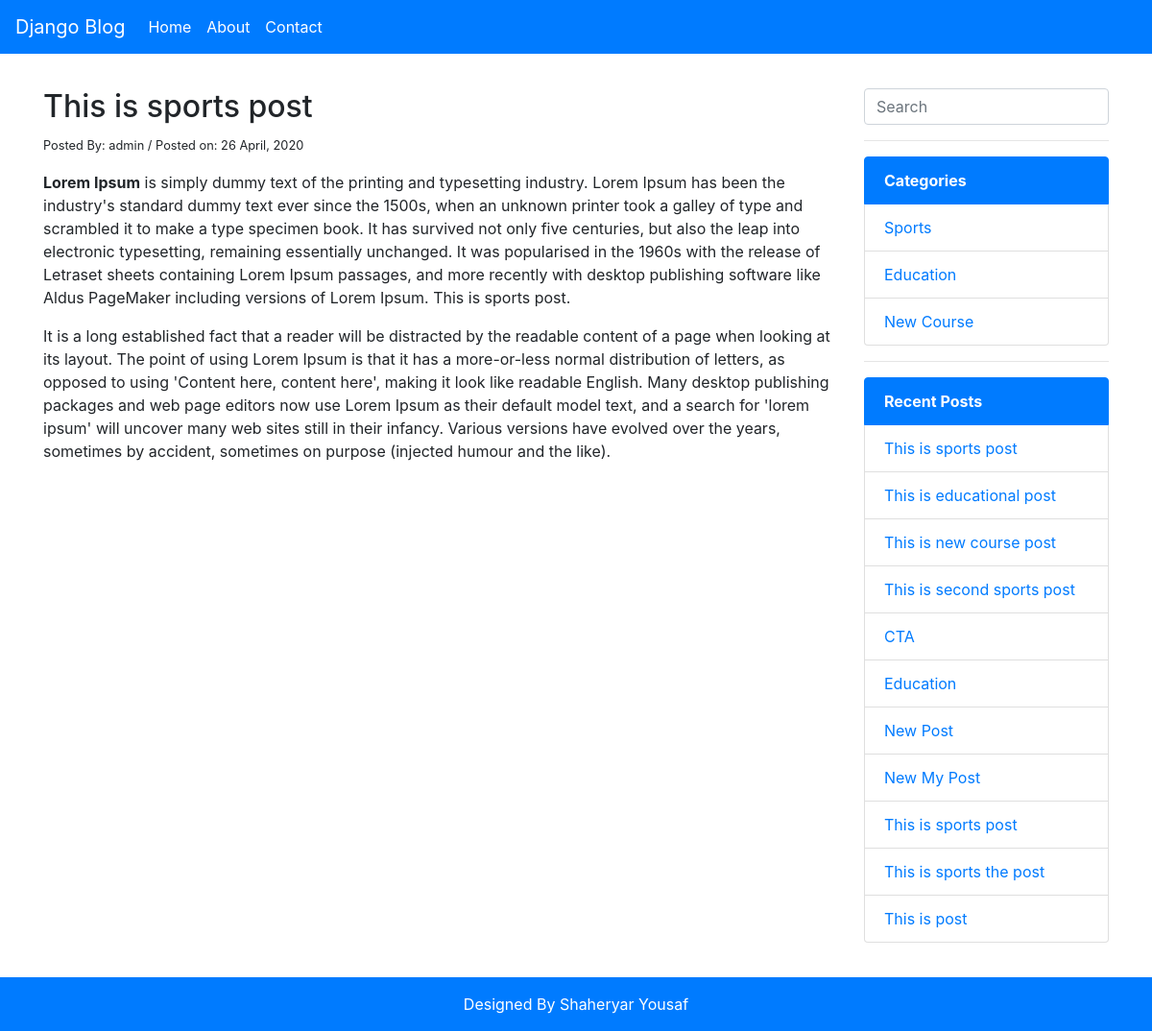
The app's page /blog/this-is-sports-post with its own data.
### posts/models.py (models this page shows, shortened)
class Post(models.Model):
    category = models.ForeignKey(Category, on_delete=models.DO_NOTHING, related_name='category_set')
    title = models.CharField(max_length=200)
    description = RichTextField()
    is_published = models.BooleanField(default=True)
    author = models.ForeignKey(User, on_delete=models.DO_NOTHING)
    meta_title = models.CharField(max_length=200, blank=True)
    meta_description = models.TextField(blank=True)
    slug = models.SlugField(unique=True, blank=True)
    created_at = models.DateTimeField(auto_now_add=True)
    updated_at = models.DateTimeField(auto_now=True)

class Category(models.Model):
    title = models.CharField(max_length=200)
    meta_title = models.CharField(max_length=200, blank=True)
    meta_description = models.TextField(blank=True)
    slug = models.SlugField(unique=True, blank=True)
    created_at = models.DateTimeField(auto_now_add=True)
    updated_at = models.DateTimeField(auto_now=True)
    class Meta:
        verbose_name = 'Category'
        verbose_name_plural = 'Categories'

### posts/views.py (the view)
# urls.py: path('', views.index, name='contact'),
def index(request, slug):
	post = Post.objects.get(slug=slug)
	categories = Category.objects.all()
	posts = Post.objects.all().filter(is_published=True)
	context = {
		'post': post,
		'categories': categories,
		'posts': posts
	}
	return render(request, 'posts/single.html', context)
	pass

### templates/posts/single.html (shortened to what this page needs)
{% extends 'base.html' %}
{% block content %}
    <div class="col-lg-9 col-xs-12">
        <div class="single-article">
            <h2>{{post.title}}</h2>
            <small>Posted By: {{ post.author }}  / Posted on: {{ post.created_at | date:"d F, Y" }}</small>
            <p>{{post.description | safe}}</p>
        </div>
    </div>
    <div class="col-lg-3 col-xs-12">
        {% include 'partials/sidebar.html' %}
    </div>
{% endblock %}

### templates/partials/sidebar.html (shortened to what this page needs)
<aside>
	<form action="{% url 'search' %}">
	    <input type="search" name="keywords" placeholder="Search" class="form-control" />
	</form>
    <hr />
    <ul class="list-group">
    	<li class="list-group-item active"><b>Categories</b></li>
    	{% if categories %}
    		{% for category in categories %}
    			<li class="list-group-item"><a href="{% url 'category' category.slug %}">{{ category.title }}</a></li>
    		{% endfor %}
    	{% else %}
    		No Categories
    	{% endif %}
    </ul>
    <hr />
    <ul class="list-group">
    	<li class="list-group-item active"><b>Recent Posts</b></li>
    	{% if posts %}
    		{% for post in posts %}
    			<li class="list-group-item"><a href="{% url 'index' post.slug %}">{{post.title}}</a></li>
    		{% endfor %}
    	{% else %}
    		No Posts
    	{% endif %}
    </ul>
</aside>

### blog/static/css/style.css (style rules this page uses)
p { margin-top: 1rem !important; }
ul li a, ul li a:hover { text-decoration: none; }

### records on screen
Post: title "This is sports post", author "admin", created_at "26 April, 2020", description "Lorem Ipsum is simply dummy text of the printing and typesetting industry. Lorem Ipsum has been the industry's standard dummy text ever since the 1500s, when an unknown printer took a galley of type and scrambled it to make a type specimen book. It has survived not only five centuries, but also the leap into electronic typesetting, remaining essentially unchanged. It was popularised in the 1960s with the release of Letraset sheets containing Lorem Ipsum passages, and more recently with desktop publishing software like Aldus PageMaker including versions of Lorem Ipsum. This is sports post. It is a long established fact that a reader will be distracted by the readable content of a page when…"
Category: title "Sports"
Category: title "Education"
Category: title "New Course"
Post: title "This is educational post"
Post: title "This is new course post"
Post: title "This is second sports post"
Post: title "CTA"
Post: title "Education"
Post: title "New Post"
Post: title "New My Post"
Post: title "This is sports post"
Post: title "This is sports the post"
Post: title "This is post"
